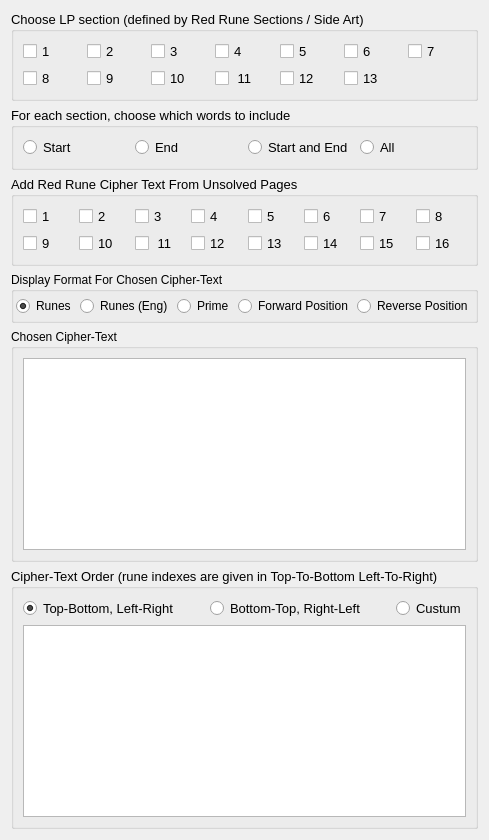
      <widget class="QWidget" name="ciphertext_tab">
       <property name="minimumSize">
        <size>
         <width>6</width>
         <height>0</height>
        </size>
       </property>
       <attribute name="title">
        <string>Cipher Text</string>
       </attribute>
       <layout class="QVBoxLayout" name="verticalLayout_9">
        <item>
         <widget class="QGroupBox" name="lpSectionBox">
          <property name="font">
           <font>
            <pointsize>10</pointsize>
           </font>
          </property>
          <property name="title">
           <string>Choose LP section (defined by Red Rune Sections / Side Art)</string>
          </property>
          <property name="flat">
           <bool>false</bool>
          </property>
          <property name="checkable">
           <bool>false</bool>
          </property>
          <layout class="QGridLayout" name="lpSection">
           <item row="0" column="0">
            <widget class="QCheckBox" name="lp_section1">
             <property name="text">
              <string>1</string>
             </property>
            </widget>
           </item>
           <item row="0" column="1">
            <widget class="QCheckBox" name="lp_section2">
             <property name="text">
              <string>2</string>
             </property>
            </widget>
           </item>
           <item row="0" column="2">
            <widget class="QCheckBox" name="lp_section3">
             <property name="text">
              <string>3</string>
             </property>
            </widget>
           </item>
           <item row="0" column="3">
            <widget class="QCheckBox" name="lp_section4">
             <property name="text">
              <string>4</string>
             </property>
            </widget>
           </item>
           <item row="0" column="4">
            <widget class="QCheckBox" name="lp_section5">
             <property name="text">
              <string>5</string>
             </property>
            </widget>
           </item>
           <item row="0" column="5">
            <widget class="QCheckBox" name="lp_section6">
             <property name="text">
              <string>6</string>
             </property>
            </widget>
           </item>
           <item row="0" column="6">
            <widget class="QCheckBox" name="lp_section7">
             <property name="text">
              <string>7</string>
             </property>
            </widget>
           </item>
           <item row="1" column="0">
            <widget class="QCheckBox" name="lp_section8">
             <property name="text">
              <string>8</string>
             </property>
            </widget>
           </item>
           <item row="1" column="1">
            <widget class="QCheckBox" name="lp_section9">
             <property name="text">
              <string>9</string>
             </property>
            </widget>
           </item>
           <item row="1" column="2">
            <widget class="QCheckBox" name="lp_section10">
             <property name="text">
              <string>10</string>
             </property>
            </widget>
           </item>
           <item row="1" column="3">
            <widget class="QCheckBox" name="lp_section11">
             <property name="text">
              <string> 11</string>
             </property>
            </widget>
           </item>
           <item row="1" column="4">
            <widget class="QCheckBox" name="lp_section12">
             <property name="text">
              <string>12</string>
             </property>
            </widget>
           </item>
           <item row="1" column="5" colspan="2">
            <widget class="QCheckBox" name="lp_section13">
             <property name="text">
              <string>13</string>
             </property>
             <property name="checked">
              <bool>false</bool>
             </property>
            </widget>
           </item>
          </layout>
         </widget>
        </item>
        <item>
         <widget class="QGroupBox" name="lpWordSelection">
          <property name="font">
           <font>
            <pointsize>10</pointsize>
           </font>
          </property>
          <property name="title">
           <string>For each section, choose which words to include</string>
          </property>
          <layout class="QHBoxLayout" name="wordSelection">
           <item>
            <layout class="QHBoxLayout" name="ct_word_choice_layout">
             <item>
              <widget class="QRadioButton" name="startWords">
               <property name="text">
                <string>Start</string>
               </property>
              </widget>
             </item>
             <item>
              <widget class="QRadioButton" name="endWords">
               <property name="text">
                <string>End</string>
               </property>
              </widget>
             </item>
             <item>
              <widget class="QRadioButton" name="startAndEndWords">
               <property name="text">
                <string>Start and End</string>
               </property>
              </widget>
             </item>
             <item>
              <widget class="QRadioButton" name="allWords">
               <property name="text">
                <string>All</string>
               </property>
              </widget>
             </item>
            </layout>
           </item>
          </layout>
         </widget>
        </item>
        <item>
         <widget class="QGroupBox" name="lpRedRunesBox">
          <property name="font">
           <font>
            <pointsize>10</pointsize>
           </font>
          </property>
          <property name="title">
           <string>Add Red Rune Cipher Text From Unsolved Pages</string>
          </property>
          <property name="flat">
           <bool>false</bool>
          </property>
          <property name="checkable">
           <bool>false</bool>
          </property>
          <layout class="QGridLayout" name="redrunes">
           <item row="0" column="6">
            <widget class="QCheckBox" name="rr_7">
             <property name="text">
              <string>7</string>
             </property>
            </widget>
           </item>
           <item row="0" column="0">
            <widget class="QCheckBox" name="rr_1">
             <property name="text">
              <string>1</string>
             </property>
            </widget>
           </item>
           <item row="0" column="2">
            <widget class="QCheckBox" name="rr_3">
             <property name="text">
              <string>3</string>
             </property>
            </widget>
           </item>
           <item row="0" column="7">
            <widget class="QCheckBox" name="rr_8">
             <property name="text">
              <string>8</string>
             </property>
            </widget>
           </item>
           <item row="0" column="1">
            <widget class="QCheckBox" name="rr_2">
             <property name="text">
              <string>2</string>
             </property>
            </widget>
           </item>
           <item row="0" column="5">
            <widget class="QCheckBox" name="rr_6">
             <property name="text">
              <string>6</string>
             </property>
            </widget>
           </item>
           <item row="0" column="4">
            <widget class="QCheckBox" name="rr_5">
             <property name="text">
              <string>5</string>
             </property>
            </widget>
           </item>
           <item row="0" column="3">
            <widget class="QCheckBox" name="rr_4">
             <property name="text">
              <string>4</string>
             </property>
            </widget>
           </item>
           <item row="1" column="0">
            <widget class="QCheckBox" name="rr_9">
             <property name="text">
              <string>9</string>
             </property>
            </widget>
           </item>
           <item row="1" column="1">
            <widget class="QCheckBox" name="rr_10">
             <property name="text">
              <string>10</string>
             </property>
            </widget>
           </item>
           <item row="1" column="2">
            <widget class="QCheckBox" name="rr_11">
             <property name="text">
              <string> 11</string>
             </property>
            </widget>
           </item>
           <item row="1" column="3">
            <widget class="QCheckBox" name="rr_12">
             <property name="text">
              <string>12</string>
             </property>
            </widget>
           </item>
           <item row="1" column="4">
            <widget class="QCheckBox" name="rr_13">
             <property name="maximumSize">
              <size>
               <width>16777215</width>
               <height>16777207</height>
              </size>
             </property>
             <property name="text">
              <string>13</string>
             </property>
             <property name="checked">
              <bool>false</bool>
             </property>
            </widget>
           </item>
           <item row="1" column="5">
            <widget class="QCheckBox" name="rr_14">
             <property name="text">
              <string>14</string>
             </property>
            </widget>
           </item>
           <item row="1" column="6">
            <widget class="QCheckBox" name="rr_15">
             <property name="text">
              <string>15</string>
             </property>
            </widget>
           </item>
           <item row="1" column="7">
            <widget class="QCheckBox" name="rr_16">
             <property name="text">
              <string>16</string>
             </property>
            </widget>
           </item>
          </layout>
         </widget>
        </item>
        <item>
         <widget class="QGroupBox" name="ct_display_format_box">
          <property name="title">
           <string>Display Format For Chosen Cipher-Text</string>
          </property>
          <layout class="QHBoxLayout" name="ct_display_format_layout">
           <property name="spacing">
            <number>4</number>
           </property>
           <property name="leftMargin">
            <number>2</number>
           </property>
           <property name="topMargin">
            <number>4</number>
           </property>
           <property name="rightMargin">
            <number>2</number>
           </property>
           <property name="bottomMargin">
            <number>4</number>
           </property>
           <item>
            <widget class="QRadioButton" name="ct_runes_radio">
             <property name="text">
              <string>Runes</string>
             </property>
             <property name="checked">
              <bool>true</bool>
             </property>
            </widget>
           </item>
           <item>
            <widget class="QRadioButton" name="ct_runes_eng_radio">
             <property name="text">
              <string>Runes (Eng)</string>
             </property>
            </widget>
           </item>
           <item>
            <widget class="QRadioButton" name="ct_prime_radio">
             <property name="text">
              <string>Prime</string>
             </property>
            </widget>
           </item>
           <item>
            <widget class="QRadioButton" name="ct_forward_position_radio">
             <property name="text">
              <string>Forward Position</string>
             </property>
            </widget>
           </item>
           <item>
            <widget class="QRadioButton" name="ct_reverse_position_radio">
             <property name="text">
              <string>Reverse Position</string>
             </property>
            </widget>
           </item>
          </layout>
         </widget>
        </item>
        <item>
         <widget class="QGroupBox" name="ct_display_box">
          <property name="title">
           <string>Chosen Cipher-Text</string>
          </property>
          <layout class="QVBoxLayout" name="verticalLayout_18">
           <item>
            <widget class="QTextEditOverload" name="cipherTextPad">
             <property name="html">
              <string>&lt;!DOCTYPE HTML PUBLIC &quot;-//W3C//DTD HTML 4.0//EN&quot; &quot;http://www.w3.org/TR/REC-html40/strict.dtd&quot;&gt;
&lt;html&gt;&lt;head&gt;&lt;meta name=&quot;qrichtext&quot; content=&quot;1&quot; /&gt;&lt;style type=&quot;text/css&quot;&gt;
p, li { white-space: pre-wrap; }
&lt;/style&gt;&lt;/head&gt;&lt;body style=&quot; font-family:'MS Shell Dlg 2'; font-size:11pt; font-weight:400; font-style:normal;&quot;&gt;
&lt;p style=&quot;-qt-paragraph-type:empty; margin-top:0px; margin-bottom:0px; margin-left:0px; margin-right:0px; -qt-block-indent:0; text-indent:0px; font-size:10pt;&quot;&gt;&lt;br /&gt;&lt;/p&gt;&lt;/body&gt;&lt;/html&gt;</string>
             </property>
            </widget>
           </item>
          </layout>
         </widget>
        </item>
        <item>
         <widget class="QGroupBox" name="groupBox_5">
          <property name="font">
           <font>
            <pointsize>10</pointsize>
           </font>
          </property>
          <property name="title">
           <string>Cipher-Text Order (rune indexes are given in Top-To-Bottom Left-To-Right)</string>
          </property>
          <layout class="QVBoxLayout" name="verticalLayout_15">
           <item>
            <layout class="QHBoxLayout" name="horizontalLayout_19" stretch="3,3,1">
             <item>
              <widget class="QRadioButton" name="tb_lr_ciphertext_order">
               <property name="text">
                <string>Top-Bottom, Left-Right</string>
               </property>
               <property name="checked">
                <bool>true</bool>
               </property>
              </widget>
             </item>
             <item>
              <widget class="QRadioButton" name="bt_rl_ciphertext_order">
               <property name="text">
                <string>Bottom-Top, Right-Left</string>
               </property>
              </widget>
             </item>
             <item>
              <widget class="QRadioButton" name="custom_ciphertext_order">
               <property name="text">
                <string>Custum</string>
               </property>
              </widget>
             </item>
            </layout>
           </item>
           <item>
            <widget class="QTextEditOverload" name="cipherTextOrderTextPad">
             <property name="html">
              <string>&lt;!DOCTYPE HTML PUBLIC &quot;-//W3C//DTD HTML 4.0//EN&quot; &quot;http://www.w3.org/TR/REC-html40/strict.dtd&quot;&gt;
&lt;html&gt;&lt;head&gt;&lt;meta name=&quot;qrichtext&quot; content=&quot;1&quot; /&gt;&lt;style type=&quot;text/css&quot;&gt;
p, li { white-space: pre-wrap; }
&lt;/style&gt;&lt;/head&gt;&lt;body style=&quot; font-family:'MS Shell Dlg 2'; font-size:10pt; font-weight:400; font-style:normal;&quot;&gt;
&lt;p style=&quot;-qt-paragraph-type:empty; margin-top:0px; margin-bottom:0px; margin-left:0px; margin-right:0px; -qt-block-indent:0; text-indent:0px;&quot;&gt;&lt;br /&gt;&lt;/p&gt;&lt;/body&gt;&lt;/html&gt;</string>
             </property>
            </widget>
           </item>
          </layout>
         </widget>
        </item>
       </layout>
      </widget>
